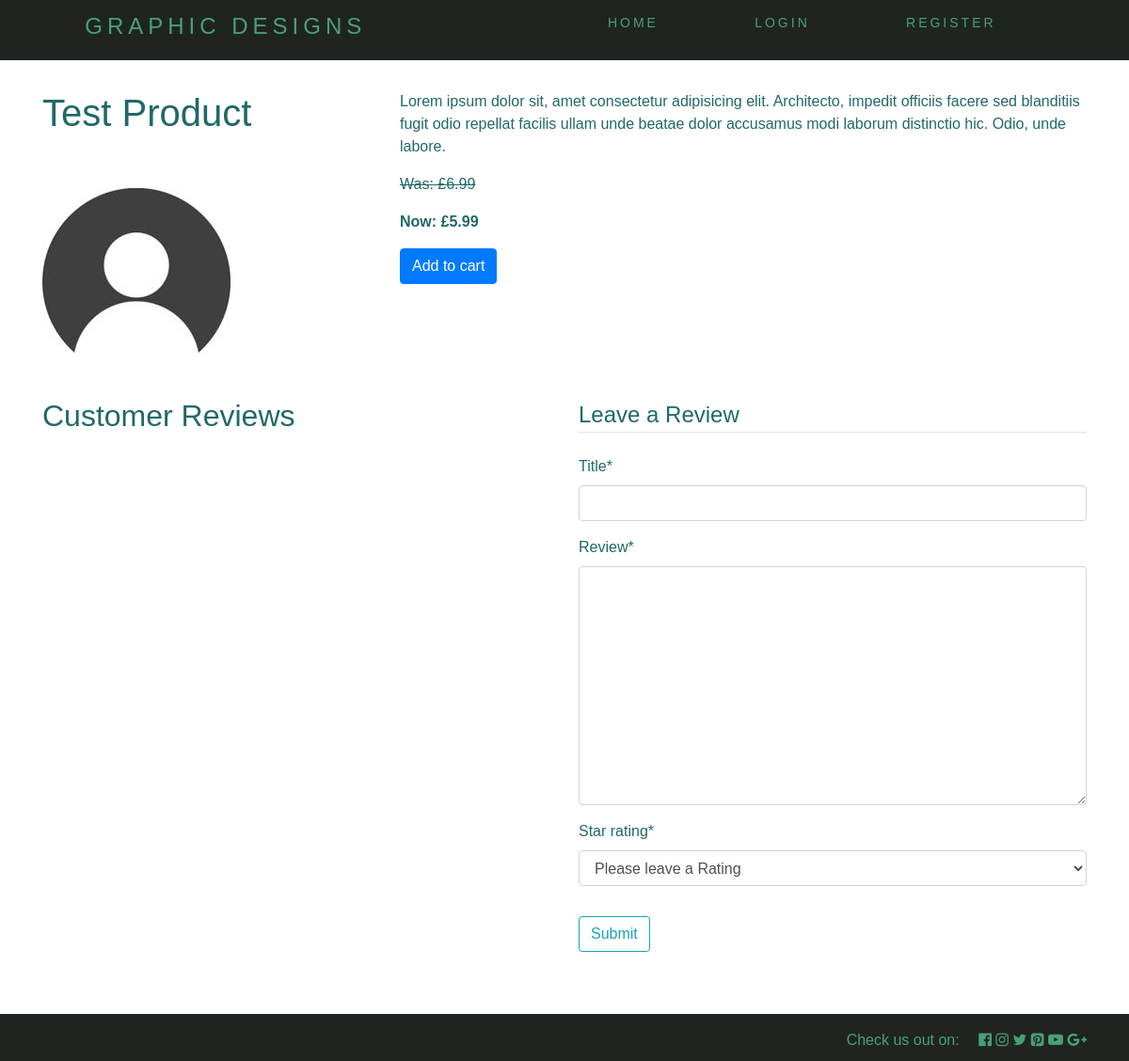
The page /product/test-product1/ on the database as committed earlier.
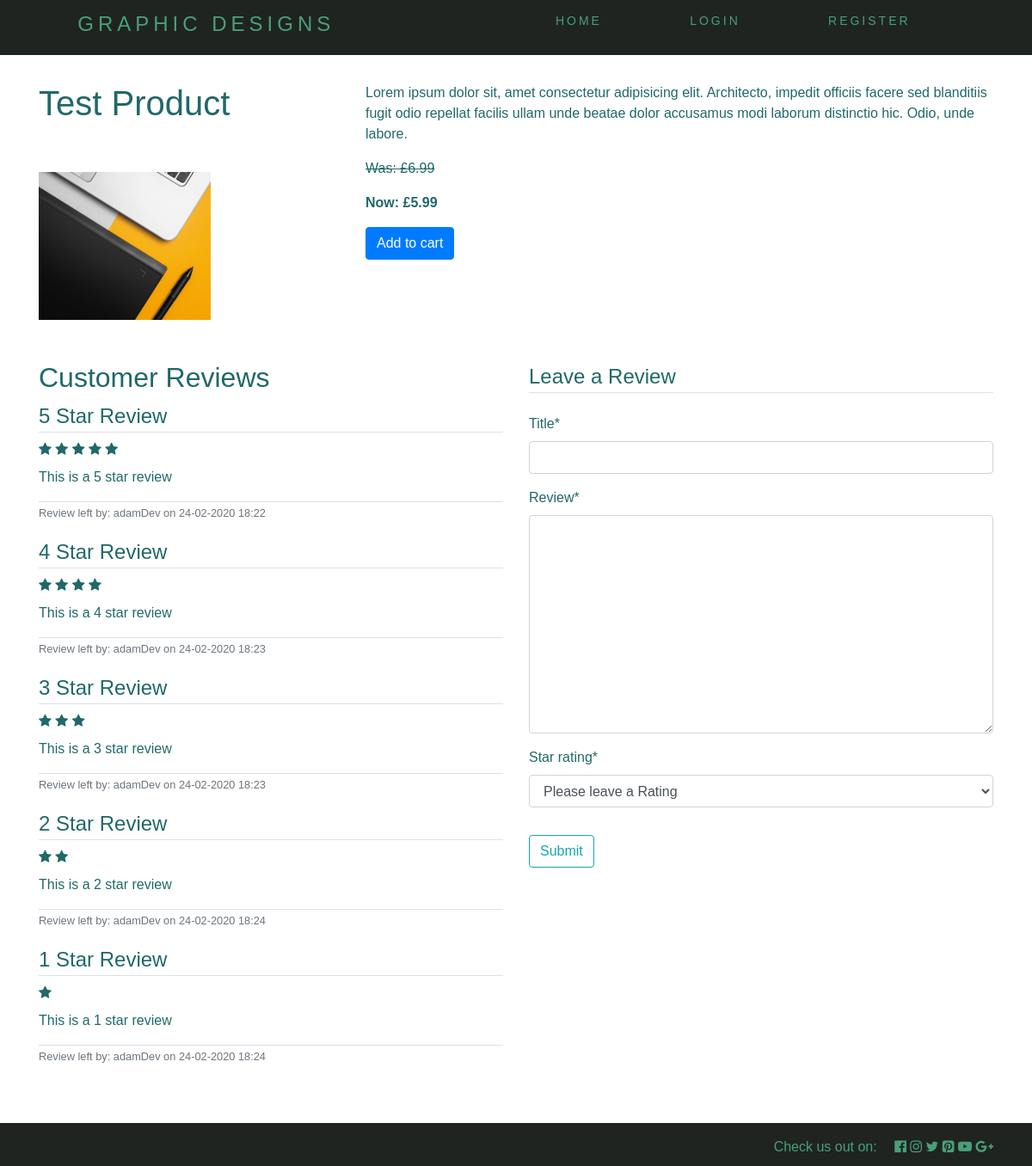
The same page on the database as committed later.
### users/models.py (models this page shows, shortened)
class Item(models.Model):
    title = models.CharField(max_length=100)
    price = models.FloatField()
    discount_price = models.FloatField(blank=True, null=True)
    size = models.CharField(choices=SIZE_CHOICES, default='S', max_length=2)
    image = models.ImageField(default='default.jpg', upload_to='product_pics')
    slug = models.SlugField()
    description = models.TextField(default='This is a test description, please update')
    def get_add_to_cart_url(self):
        return reverse('core:add-to-cart', kwargs={
            'slug': self.slug
        })

### graphic_designs/models.py (models this page shows, shortened)
class Review(models.Model):
    title = models.CharField(max_length=100)
    content = models.TextField()
    date_posted = models.DateTimeField(default=timezone.now)
    author = models.ForeignKey(User, on_delete=models.CASCADE)
    star_rating = models.CharField(max_length=1)
    item = models.ForeignKey(Item, on_delete=models.CASCADE, default='')

### graphic_designs/views.py (the view)
# urls.py: path('product/<slug>/', views.product, name='product'),
def product(request, slug):
    item = get_object_or_404(Item, slug=slug)
    review = Review.objects.all()
    form = ReviewForm()
    context = {
        'form': form,
        'item': item,
        'review': review
    }
    return render(request, "app/product.html", context)

### graphic_designs/forms.py
class ReviewForm(forms.Form):
    title = forms.CharField()
    review = forms.CharField(widget=forms.Textarea)
    star_rating = forms.ChoiceField(choices=STAR_CHOICES)

### graphic_designs/templates/app/product.html (shortened to what this page needs)
{% extends 'app/base.html' %}
{% load crispy_forms_tags %}
{% block body %}
    <div class="col-md-4 mt-5">
        <h1>{{ item.title }}</h1>
        <img class="mt-5" src="{{ item.image.url }}" alt="">
    </div>
    <div class="col-md-8 mb mt-5">
        <p>
            Lorem ipsum dolor sit, amet consectetur adipisicing elit. Architecto,
            impedit officiis facere sed blanditiis fugit odio repellat facilis ullam
            unde beatae dolor accusamus modi laborum distinctio hic. Odio, unde labore.
        </p>
        {% if item.discount_price %}
            <p><s>Was: £{{ item.price }}</s></p>
            <p><strong>Now: £{{ item.discount_price }}</strong></p>
        {% else %}
            <p>£{{ item.price }}</p>
        {% endif %}
        <a class="btn btn-primary mb-5" href="{{ item.get_add_to_cart_url }}">Add to cart</a>
    </div>
    <div class="col-md-6 mt-5">
        <h2>Customer Reviews</h2>
        {% for comment in review %}
            <legend class="border-bottom mb-2">{{ comment.title }}</legend>
            <div class="star-rating mt-2 mb-2">
                {% if comment.star_rating == '5' %}
                    <i class="fa fa-star" aria-hidden="true"></i>
                    <i class="fa fa-star" aria-hidden="true"></i>
                    <i class="fa fa-star" aria-hidden="true"></i>
                    <i class="fa fa-star" aria-hidden="true"></i>
                    <i class="fa fa-star" aria-hidden="true"></i>
                {% elif comment.star_rating == '4' %}
                    <i class="fa fa-star" aria-hidden="true"></i>
                    <i class="fa fa-star" aria-hidden="true"></i>
                    <i class="fa fa-star" aria-hidden="true"></i>
                    <i class="fa fa-star" aria-hidden="true"></i>
                {% elif comment.star_rating == '3' %}
                    <i class="fa fa-star" aria-hidden="true"></i>
                    <i class="fa fa-star" aria-hidden="true"></i>
                    <i class="fa fa-star" aria-hidden="true"></i>
                {% elif comment.star_rating == '2' %}
                    <i class="fa fa-star" aria-hidden="true"></i>
                    <i class="fa fa-star" aria-hidden="true"></i>
                {% else %}
                    <i class="fa fa-star" aria-hidden="true"></i>
                {% endif %}
            </div>
            <p>{{ comment.content }}</p>
            <div class="border-top pt3 mb-3">
                <small class="text-muted">
                    Review left by: {{ comment.author }} on {{ comment.date_posted|date:'d-m-Y H:i' }}
                </small>
            </div>
        {% endfor %}
    </div>
    <div class="col-md-6 mt-5">
        <form method="POST">
            <fieldset class="form-group">
                <legend class="border-bottom mb-4">Leave a Review</legend>
                {{ form|crispy }}
            </fieldset>
            <div class="form-group">
                <button class="btn btn-outline-info" type="submit">Submit</button>
            </div>
        </form>
    </div>
{% endblock %}

### graphic_designs/templates/app/base.html (shortened to what this page needs)
{% load static %}
{% load cart_template_tags %}
<!DOCTYPE html>
<html lang="en">
<head>
    <link href="https://stackpath.bootstrapcdn.com/font-awesome/4.7.0/css/font-awesome.min.css" rel="stylesheet">
    <link rel="stylesheet" href="https://stackpath.bootstrapcdn.com/bootstrap/4.3.1/css/bootstrap.min.css">
    <link rel="stylesheet" type="text/css" href="{% static 'css/style.css' %}">
</head>
<body>
    <div class="site-header">
        <nav>
            <div class="logo">
                <h4 class="header-text"><a href="{% url 'core:home' %}">Graphic Designs</a></h4>
            </div>
            <ul class="nav-links">
                <li class="navs"><a href="{% url 'core:home' %}">Home</a></li>
                {% if user.is_authenticated %}
                    <li class="navs"><a href="{% url 'account' %}">Account</a></li>
                    <li class="navs"><a href="{% url 'logout' %}">Logout</a></li>
                    <li class="navs"><a href="{% url 'core:order-summary' %}"><i class="fa fa-shopping-cart" aria-hidden="true"></i><span>{{ request.user|cart_item_count }}</span> Cart</a></li>
                {% else %}
                    <li class="navs"><a href="{% url 'login' %}">Login</a></li>
                    <li class="navs"><a href="{% url 'register' %}">Register</a></li>
                {% endif %}
            </ul>
        </nav>
    </div>
    <div class="container main-content mt-5">
        <div class="row">
            {% block body %}{% endblock %}
        </div>
    </div>
    <footer class="footer py-3">
        <div class="container">
            <span class="text-muted">Check us out on:
                <i class="fa fa-facebook-official ml-3" aria-hidden="true"></i>
                <i class="fa fa-instagram" aria-hidden="true"></i>
                <i class="fa fa-twitter" aria-hidden="true"></i>
                <i class="fa fa-pinterest-square" aria-hidden="true"></i>
                <i class="fa fa-youtube-play" aria-hidden="true"></i>
                <i class="fa fa-google-plus" aria-hidden="true"></i>
            </span>
        </div>
    </footer>
</body>
</html>

### graphic_designs/static/css/style.css (style rules this page uses)
* { margin: 0; padding: 0; box-sizing: border-box; }
body { background: #ffffff; color: #216869; font-family: 'Poppins', sans-serif; margin-bottom: 100px; }
.footer { background-color: #1F2421; position: fixed; left: 0; bottom: 0; width: 100%; height: 50px; text-align: right; }
.footer span { color: #49A078 !important; }
.site-header { width: 100%; position: fixed; top: 0; left: 0; z-index: 30; background-color: #49A078; }
nav { display: flex; justify-content: space-around; align-items: center; min-height: 8vh; background-color: #1F2421; }
.logo { color: #49A078; text-transform: uppercase; letter-spacing: 5px; font-size: 20px; }
.nav-links { display: flex; justify-content: space-around; width: 45%; }
.nav-links .navs { list-style: none; }
.nav-links a { color: #49A078; text-decoration: none; letter-spacing: 3px; font-size: 14px; text-transform: uppercase; }
.header-text a { text-decoration: none; color: #49A078 }
.main-content { z-index: 40; }
ul { padding-left: 25px; }

Rows that differ between the two databases and show on the page:
changed Item "Test Product": image: picture added in place of a placeholder
added Review: title "5 Star Review", star_rating "5" (drawn), content "This is a 5 star review", author "adamDev", date_posted "24-02-2020 18:22"
added Review: title "4 Star Review", star_rating "4" (drawn), content "This is a 4 star review", author "adamDev", date_posted "24-02-2020 18:23"
added Review: title "3 Star Review", star_rating "3" (drawn), content "This is a 3 star review", author "adamDev", date_posted "24-02-2020 18:23"
added Review: title "2 Star Review", star_rating "2" (drawn), content "This is a 2 star review", author "adamDev", date_posted "24-02-2020 18:24"
added Review: title "1 Star Review", star_rating "1" (drawn), content "This is a 1 star review", author "adamDev", date_posted "24-02-2020 18:24"
